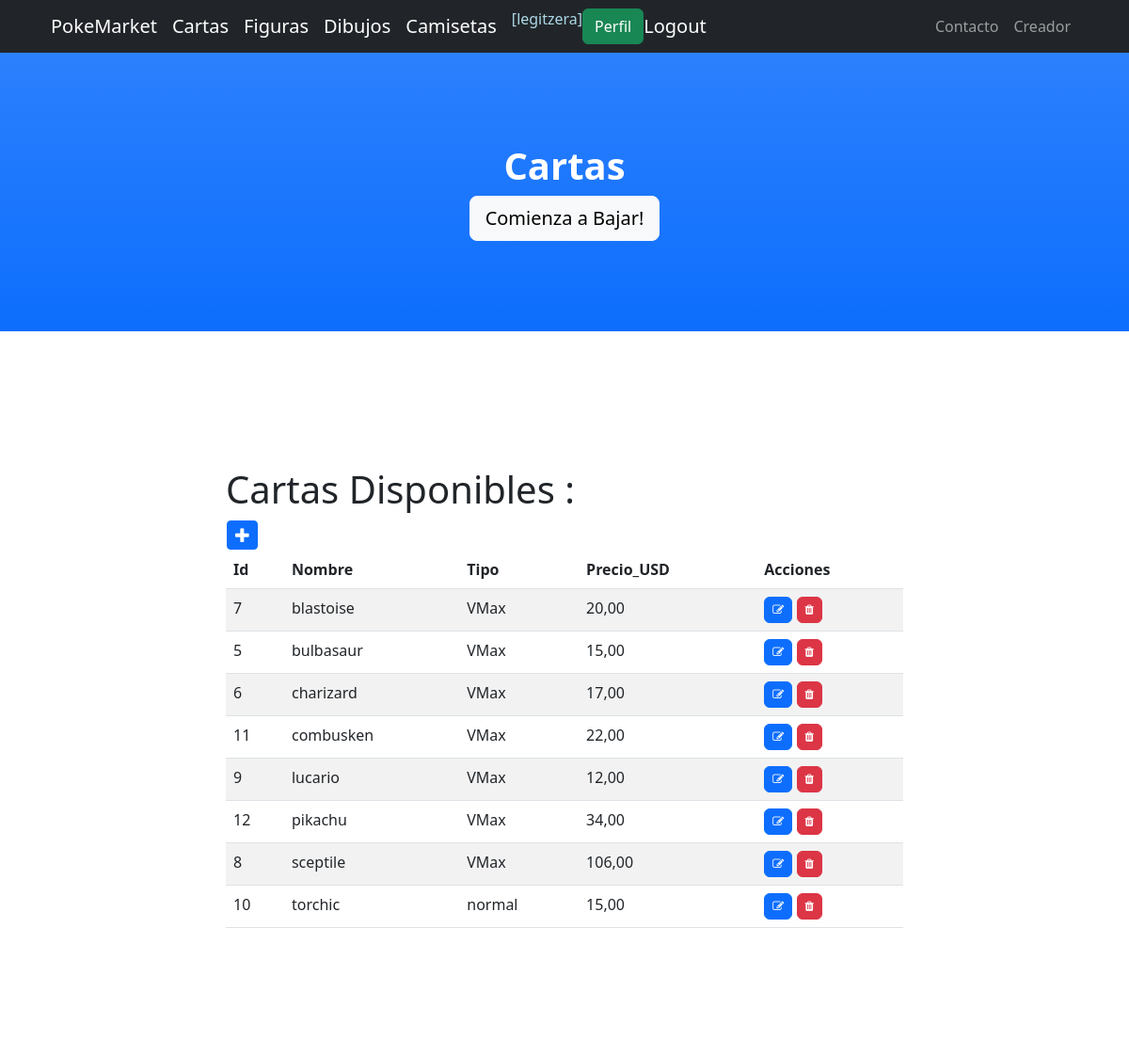
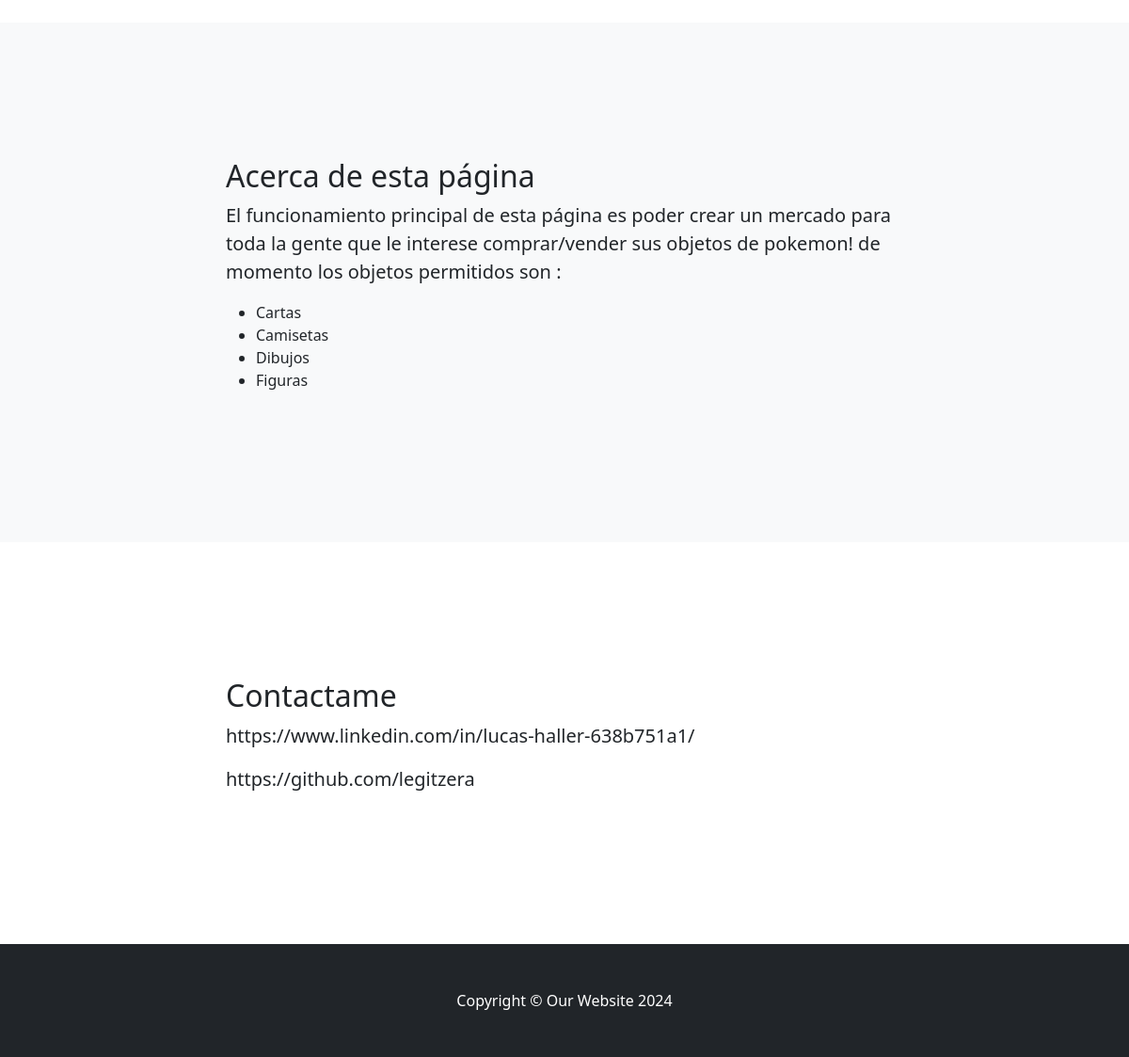
Page /cartas/ (signed in) on the committed database (2 pictures, top to bottom).
### miapp/models.py (models this page shows, shortened)
class Carta(models.Model):
    nombre = models.CharField(max_length=100)
    tipo = models.CharField(max_length=100)
    precio_USD = models.DecimalField(max_digits=10, decimal_places=2, default=0)
    class Meta:
        ordering = ["nombre"]

### miapp/views.py (the view)
# urls.py: path('cartas/', cartas, name="cartas"),
@login_required
def cartas (request):
    contexto = {'cartas' : Carta.objects.all().order_by("nombre")}
    return render(request, "miapp/cartas.html", contexto)

### miapp/templates/miapp/cartas.html (shortened to what this page needs)
{% extends "miapp/index.html" %}
{% block titulo %}
 <h1 class="fw-bolder">Cartas</h1>
 <a class="btn btn-lg btn-light" href="#about">Comienza a Bajar!</a>
{% endblock titulo %}
{% block contenido %}
 <h1> Cartas Disponibles : </h1>
 <table>
<tr>
    <td>
        <a
        href="{% url 'carta_create' %}"
        class="btn btn-primary btn-sm"
        ><i class="fa fa-plus fa-lg" title="Crear"></i>
        </a>
    </td>
 </table>
 <table class="table table-striped">
    <thead>
        <tr>
            <th> Id </th>
            <th> Nombre </th>
            <th> Tipo </th>
            <th> Precio_USD </th>
            <th> Acciones </th>
        </tr>
    </thead>
    <tbody>
    {% for c in cartas %}
        <tr>
            <td>{{ c.id }}</td>
            <td>{{ c.nombre }}</td>
            <td>{{ c.tipo }}</td>
            <td>{{ c.precio_USD }}</td>
            <td>
                <a
                  href="{% url 'carta_update' c.id %}"
                  class="btn btn-primary"
                  style="--bs-btn-padding-y: .25rem; --bs-btn-padding-x: .5rem; --bs-btn-font-size: .75rem;"
                  ><i class="fa fa-edit fa-sm" title="Edit Record"></i>
                </a>
                <a
                  href="{% url 'carta_delete' c.id %}"
                  class="btn btn-danger"
                  style="--bs-btn-padding-y: .25rem; --bs-btn-padding-x: .5rem; --bs-btn-font-size: .75rem;"
                  ><i class="fa fa-trash fa-sm" title="Delete Record"></i>
                </a>
            </td>
        </tr>
    {% endfor %}
    </tbody>
 </table>
{% endblock contenido %}

### miapp/templates/miapp/index.html (shortened to what this page needs)
<!DOCTYPE html>
<html lang="en">
    <head>
        {% load static %}
        <link href="{% static 'css/styles.css' %}" rel="stylesheet" />
        <link rel="stylesheet" href="https://cdnjs.cloudflare.com/ajax/libs/font-awesome/4.7.0/css/font-awesome.min.css">
    </head>
    <body id="page-top">
        <nav class="navbar navbar-expand-lg navbar-dark bg-dark fixed-top" id="mainNav">
            <div class="container px-4">
                <a class="navbar-brand" href="{% url 'home' %}">PokeMarket</a>
                {% if user.is_authenticated %}
                <a class="navbar-brand" href="{% url 'cartas' %}">Cartas</a>
                <a class="navbar-brand" href="{% url 'figuras' %}">Figuras</a>
                <a class="navbar-brand" href="{% url 'dibujos' %}">Dibujos</a>
                <a class="navbar-brand" href="{% url 'camisetas' %}">Camisetas</a>
                <p style="color:lightblue">[{{user.username}}]</p>
                <a class="btn btn-success" href="{% url 'perfil' %}">Perfil</a>
                <a class="navbar-brand" href="{% url 'logout' %}">Logout</a>
                {% else %}
                <a class="btn btn-primary" href="{% url 'login' %}">Login</a>
                <a class="btn btn-success" href="{% url 'registrar' %}">Registrarse</a>
                {% endif %}
                <div class="collapse navbar-collapse" id="navbarResponsive">
                    <ul class="navbar-nav ms-auto">
                        <li class="nav-item"><a class="nav-link" href="#contact">Contacto</a></li>
                        <li class="nav-item"><a class="nav-link" href="{% url 'creador' %}">Creador</a></li>
                    </ul>
                </div>
            </div>
        </nav>
        <header class="bg-primary bg-gradient text-white">
            <div class="container px-4 text-center">
        {% block titulo %}{% endblock titulo %}
            </div>
        </header>
        <section id="about">
            <div class="container px-4">
                <div class="row gx-4 justify-content-center">
                    <div class="col-lg-8">
                        {% block contenido %}
                        {% endblock contenido %}
                    </div>
                </div>
            </div>
        </section>
        <section class="bg-light" id="services">
            <div class="container px-4">
                <div class="row gx-4 justify-content-center">
                    <div class="col-lg-8">
                        <h2>Acerca de esta página</h2>
                        <p class="lead">El funcionamiento principal de esta página es poder crear un mercado para toda la gente que le interese comprar/vender sus objetos de pokemon! de momento los objetos permitidos son :</p>
                        <ul>
                            <li>Cartas</li>
                            <li>Camisetas</li>
                            <li>Dibujos</li>
                            <li>Figuras</li>
                        </ul>
                    </div>
                </div>
            </div>
        </section>
        <section id="contact">
            <div class="container px-4">
                <div class="row gx-4 justify-content-center">
                    <div class="col-lg-8">
                        <h2>Contactame</h2>
                        <p class="lead">https://www.linkedin.com/in/lucas-haller-638b751a1/
                        </p>
                        <p class="lead"> https://github.com/legitzera
                        </p>
                    </div>
                </div>
            </div>
        </section>
        <footer class="py-5 bg-dark">
            <div class="container px-4"><p class="m-0 text-center text-white">Copyright &copy; Our Website 2024</p></div>
        </footer>
    </body>
</html>

### rows in the picture
Carta: id "7", nombre "blastoise", tipo "VMax", precio_USD "20,00"
Carta: id "5", nombre "bulbasaur", tipo "VMax", precio_USD "15,00"
Carta: id "6", nombre "charizard", tipo "VMax", precio_USD "17,00"
Carta: id "11", nombre "combusken", tipo "VMax", precio_USD "22,00"
Carta: id "9", nombre "lucario", tipo "VMax", precio_USD "12,00"
Carta: id "12", nombre "pikachu", tipo "VMax", precio_USD "34,00"
Carta: id "8", nombre "sceptile", tipo "VMax", precio_USD "106,00"
Carta: id "10", nombre "torchic", tipo "normal", precio_USD "15,00"

### other values in the picture
{{ user.username }} "legitzera"
